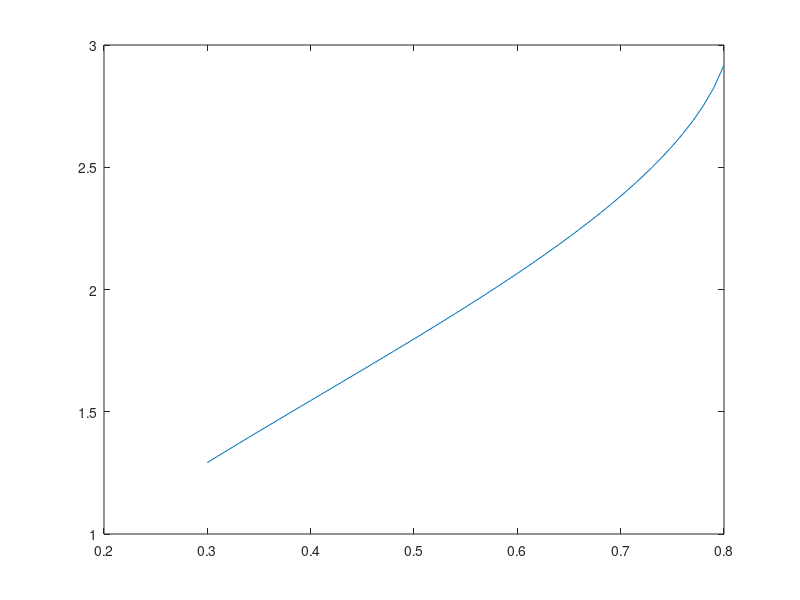

This figure's MATLAB source:
%% =========== BLIJF VAN HET ONDERSTAANDE CODE COMMENTAAR AF! =============
%                    |c5c2386da754a87200276bbbb4e45aac|
%                            1811231301
%
% LEES DE VOLGENDE REGELS:
%
% 1 -   De volgende AANGEMAAKTE onderdelen mag je NIET aanpassen:
%                           A: Bestandsnamen
%                           B: Commentaar bij de code
%                           C: Folders en folderstructuur
%       Doe je dat toch dan krijg je GEEN punten voor deze opdracht.
% 2 -   Als dit bestand niet uit te voeren valt, bijvoorbeeld doordat je
%       tijdens het uitvoeren een foutmelding krijgt, krijg je GEEN punten!
% 3 -   Elke variabele waar 'NaN' aan is toegekend moet JIJ bewerken.
% 4 -   Je maakt de opdracht in dit bestand. Vul het bestand alleen aan met
%       voor de opdracht nuttige code. Doe je dit niet, dan kan dat een
%       vermindering van het te verdienen aantal punten tot gevolg hebben.
% 5 -   Door JOU geschreven commentaarregels (met %% of %) worden niet
%       door ons gelezen of gebruikt. 
% 6 -   Matlab is case-sensitive (hoofdlettergevoelig). De 
%       variabelen: 'aa', 'aA', 'Aa' en 'AA' zijn allemaal verschillend. 
%       Let dus goed op!
% 7 -   Als je programma een eeuwige-lus bevat (lees: nooit stopt met
%       uitvoeren) krijg je GEEN punten.
% 
% Opdrachtbeschrijving:
% Deze opdracht bestaat uit het schrijven/aanvullen van een SCRIPT. De
% specifieke opdracht staat hieronder.
%
% LET OP!
% Exacte naamgeving is heel belangrijk! Merk bv. het verschil op tussen
% de twee variabelen: 'mekker' en de variabele 'Mekker'. Matlab maakt dus 
% onderscheid tussen kleine letters en hoofdletters.
%
%% =========== BLIJF VAN HET BOVENSTAANDE CODE COMMENTAAR AF! =============
 
%% Opdracht 5
%
% Hieronder is code gegeven waarmee je de afstanden tussen enkel en heup 
% genereert tijdens een kniestrekking. 
% Bepaal met behulp van een while/for-lus de kniehoek tijdens deze 
% beweging. 
% De kniehoek zet je in een variabele met de naam kniehoek.
%
% Gebruik de cosinusregel hiervoor:
%           c^2 = a^2 + b^2 - 2*a*b*cos(phi).
%                     _
%                   _/ \
%                 _/ phi\
%               _/       \
%           b _/          \ a
%           _/             \
%        _/                 \
%       /                    \
%       --------------------- 
%                   c
%
% Bedenk zelf wat de relatie is tussen a/b/c/phi in de formule en 
% L1/L2/L3/kniehoek.
%
% Plot de kniehoek tegen de bijbehorende enkel-heup afstand (x-as).

close all
% lengte onderbeen (knie-enkel):
L1 = 0.4;
% lengte bovenbeen (heup-knie):
L2 = 0.5;
% afstand tussen enkel en heup tijdens kniestrekking
L3 = 0.3:0.01:0.8;

kniehoek = zeros(size(L3));
for i = 1:size(L3,2)
    cosw = (L1^2+L2^2-L3(i))/(2*L1*L2);
    kniehoek(i) = acos(cosw);
end    
plot(L3,kniehoek)
